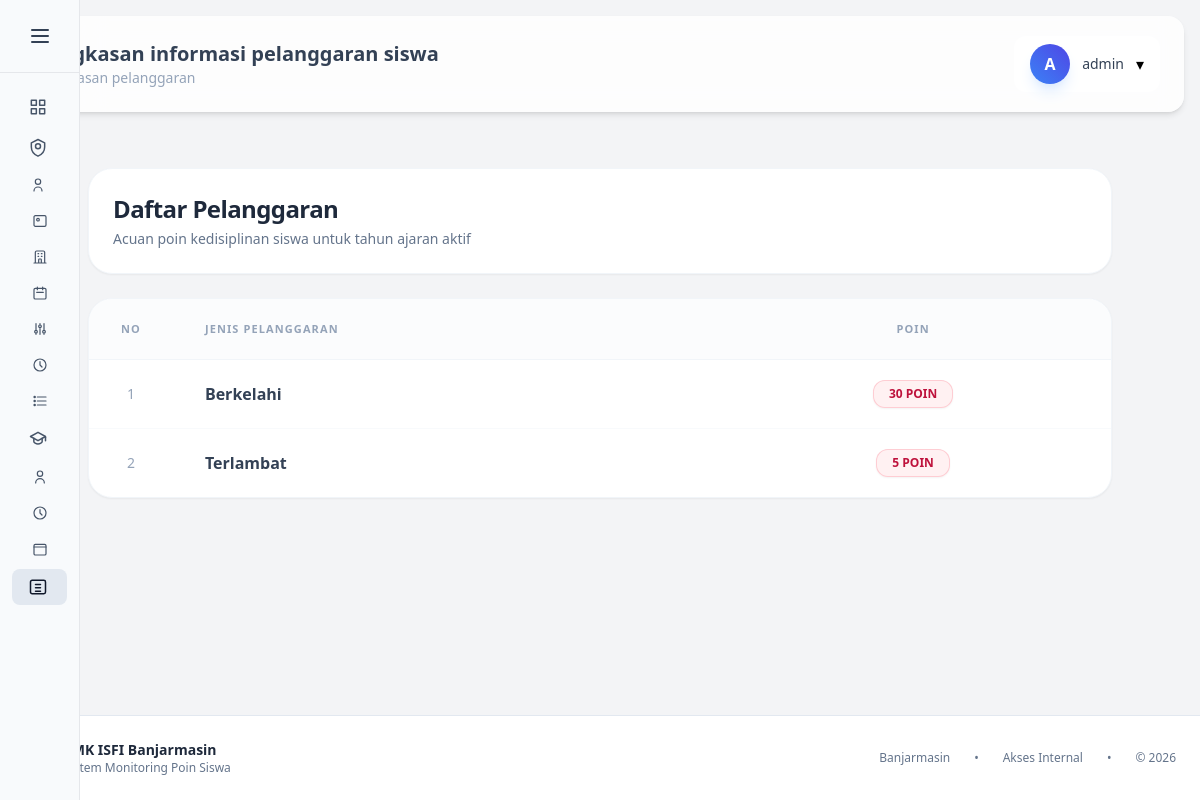
Page /pelanggaran (signed in) on the committed database.
### tables this page shows
CREATE TABLE `jenis_pelanggaran` (
  `id` int NOT NULL,
  `nama_pelanggaran` varchar(100) DEFAULT NULL,
  `poin` int DEFAULT NULL
);

### pages/pelanggaran.php (the view, shortened to what this page needs)
<?php
include __DIR__ . '/../config/connection.php';
$query = "SELECT * FROM jenis_pelanggaran ORDER BY poin DESC, nama_pelanggaran ASC";
$result = mysqli_query($connect, $query);
$total_data = $result ? mysqli_num_rows($result) : 0;
?>
<link rel="stylesheet" href="https://cdnjs.cloudflare.com/ajax/libs/animate.css/4.1.1/animate.min.css"/>
<div class="animate__animated animate__fadeIn p-4 md:p-8">
    <div class="max-w-5xl mx-auto space-y-6">
        <div class="bg-white rounded-3xl p-6 shadow-sm border border-slate-100 text-center md:text-left">
            <h2 class="text-2xl font-bold text-slate-800 tracking-tight">Daftar Pelanggaran</h2>
            <p class="text-sm text-slate-500 mt-1">Acuan poin kedisiplinan siswa untuk tahun ajaran aktif</p>
        </div>
        <div class="bg-white rounded-3xl shadow-sm border border-slate-100 overflow-hidden">
            <div class="overflow-x-auto">
                <table class="min-w-full text-sm text-left">
                    <thead>
                        <tr class="bg-slate-50/50 text-slate-400 text-[11px] uppercase tracking-widest font-bold border-b border-slate-100">
                            <th class="px-8 py-5 w-16 text-center">No</th>
                            <th class="px-8 py-5">Jenis Pelanggaran</th>
                            <th class="px-8 py-5 text-center">Poin</th>
                        </tr>
                    </thead>
                    <tbody class="divide-y divide-slate-50">
                        <?php if ($total_data > 0): ?>
                            <?php
$no = 1;
while($item = mysqli_fetch_assoc($result)):
    $poin = $item['poin'];
    $point_style = 'bg-rose-50 text-rose-700 ring-rose-200';
?>
<tr class="hover:bg-slate-50/50 transition-colors">
    <td class="px-8 py-5 text-center text-slate-400 font-medium">
        <?= $no++; ?>
    </td>
    <td class="px-8 py-5">
        <span class="font-bold text-slate-700 text-base">
            <?= htmlspecialchars($item['nama_pelanggaran']) ?>
        </span>
    </td>
    <td class="px-8 py-5 text-center">
        <span class="inline-flex items-center px-4 py-1.5 rounded-xl text-xs font-black <?= $point_style ?> ring-1 ring-inset shadow-sm">
            <?= $poin ?> POIN
        </span>
    </td>
</tr>
<?php endwhile; ?>
                        <?php endif; ?>
                    </tbody>
                </table>
            </div>
        </div>
    </div>
</div>

### index.php (style rules this page uses)
html, body { width: 100%; overflow-x: hidden; }

### rows in the picture
jenis_pelanggaran: nama_pelanggaran "Berkelahi", poin "30"
jenis_pelanggaran: nama_pelanggaran "Terlambat", poin "5"

### other values in the picture
user_initials($_SESSION['user_name']) "A"
$_SESSION['user_name'] "admin"
